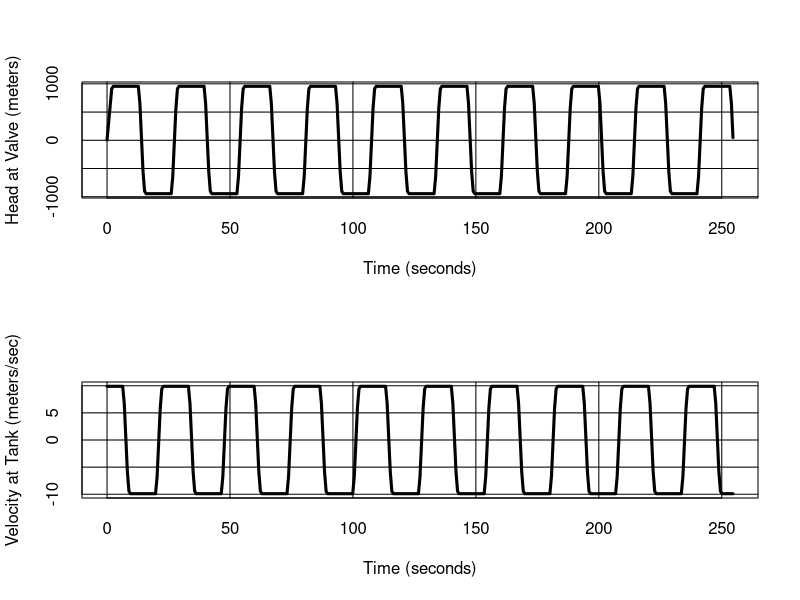

Generate this figure with R:
##########################################################################################
# Pipeline Transients (lineraized) using Explicit Finite Differences (without upwinding) #
# T.G. Cleveland (ported from 1986 FORTRAN)                                              #
##########################################################################################
rm(list=ls()) # deallocate memory
#######################
# prototype functions #
#######################
celerity <- function(density,elasticity_fluid,elasticity_solid,diameter,thickness){
  temp1<- 1.0/elasticity_fluid
  temp2<- diameter/(elasticity_solid*thickness)
  temp3<- temp1 + temp2
  temp4<- density*temp3
  celerity <- sqrt(1.0/temp4)
  return(celerity)
}
# # Testing #
# density <- 1000  #kg/m^3
# elasticity_fluid <-   2.0e09 #Pa
# elasticity_solid <- 200.0e09 #Pa
# diameter <-  0.500 #m
# thickness <- 0.004 #m
# #
# print(celerity(density,elasticity_fluid,elasticity_solid,diameter,thickness))
# # Expect value of 942 m/sec #
#################################################
### Simulator Code ##############################
#################################################
# Simulation Conditions (this section could be replaced with an input file)
# fluid properties
density <- 1000  #kg/m^3
elasticity_fluid <-   2.0e09 #Pa
elasticity_solid <- 200.0e09 #Pa
diameter <-  0.500 #m
thickness <- 0.004 #m
cc <- celerity(density,elasticity_fluid,elasticity_solid,diameter,thickness)
print(cc)
# simulation properties
deltax <- 600 #meters
deltat <- 1.0*(deltax/cc) # force to be 1/2 courant number for stability
# allocate head and velocity vectors, assign initial values
startHead <- 5.0 #meters
startVelo <- 9.9 #meters/second
pipeLength <- 6000 #meters
closeTime <- 2.0 #seconds
cellCount <- as.integer((pipeLength/600)+1)
head <- numeric(0)
velocity <- numeric(0)
for(i in 1:cellCount){
      head[i]<-startHead
  velocity[i]<-startVelo
}
# useful constants
dtdx <- deltat/deltax
cc2g <- cc^2/9.81
# allocate some output vectors
etime<-numeric(0)
headvalve<-numeric(0)
velocitytank<-numeric(0)
# simulation values
etime[1] <- 0
headvalve[1] <- head[cellCount]
velocitytank[1] <-velocity[1]
#debug
#print(paste("time = ",etime[1]))
#print(cbind(head,velocity))
######################
# Time Stepping Loop #
######################
for(itime in 2:401){
  etime[itime]<-etime[itime-1]+deltat
# set valve
# instant close for testing
# velocity[cellCount] <- 0
# valve closure model
  velocity[cellCount] <- (1.0)*sqrt(2*9.8*head[1])
  closeRatio <- 1.0 - (etime[itime]/closeTime)
#  print(closeRatio)
  if(closeRatio >= 0.0){
  velocity[cellCount] <- closeRatio*sqrt(2*9.8*head[1])
  }
  else{
  velocity[cellCount] <- (0.0)*sqrt(2*9.8*head[1])
  }
# update velocity
for(i in 1:(cellCount-1)){
  velocity[i]=velocity[i]-9.81*dtdx*(head[i+1]-head[i])
}
# update head
for(i in 2:(cellCount)){
  head[i]=head[i]-cc2g*dtdx*(velocity[i]-velocity[i-1])
}
#debug
#print(paste("time = ",etime[itime]))
#print(cbind(head,velocity))
headvalve[itime]<-head[cellCount]
velocitytank[itime] <-velocity[1]
}
# report results
message("Maximum head at valve : ",max(headvalve))
message("Minimum head at valve : ",min(headvalve))
# will use a plot call
par(mfrow=c(2,1))
plot(etime,headvalve,type="l",pch=19,lwd=3,tck=1,xlab="Time (seconds)",ylab="Head at Valve (meters)")
plot(etime,velocitytank,type="l",pch=19,lwd=3,tck=1,xlab="Time (seconds)",ylab="Velocity at Tank (meters/sec)")